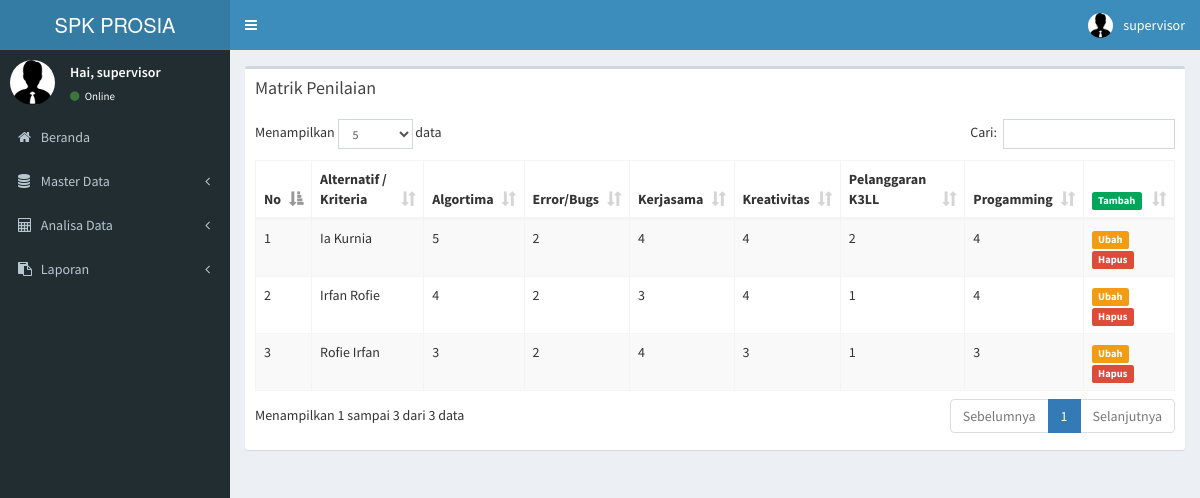
Screenshot of /spk/index.php?menu=pnl (signed in) with the database file from the repository.
### tables this page shows
CREATE TABLE `t_kriteria` (
  `id_kriteria` int(11) NOT NULL,
  `nama` varchar(50) NOT NULL,
  `atribut` char(1) NOT NULL,
  `status` char(1) NOT NULL DEFAULT 'Y'
);

CREATE TABLE `t_karyawan` (
  `nik` varchar(15) NOT NULL,
  `nama` varchar(50) NOT NULL,
  `jabatan` varchar(50) NOT NULL,
  `tgl_masuk` date NOT NULL,
  `no_ktp` varchar(16) NOT NULL,
  `jk` int(1) NOT NULL,
  `tempat` varchar(25) NOT NULL,
  `tgl_lahir` date NOT NULL,
  `alamat` text NOT NULL,
  `no_tlp` varchar(12) NOT NULL,
  `status` char(1) NOT NULL DEFAULT 'Y'
);

CREATE TABLE `t_nilai` (
  `id_nilai` int(11) NOT NULL,
  `nik` varchar(15) NOT NULL,
  `id_kriteria` int(11) NOT NULL,
  `id_standar` int(11) NOT NULL,
  `status` char(1) NOT NULL DEFAULT 'Y'
);

CREATE TABLE `t_standar` (
  `id_standar` int(11) NOT NULL,
  `standar` varchar(50) NOT NULL,
  `nilai` int(11) NOT NULL,
  `status` char(1) NOT NULL DEFAULT 'Y'
);

### spk/module/matrik.php (the view, shortened to what this page needs)
<section class="content">
    <div class="row">
        <div class="col-xs-12">
        </div>
    </div>
    <div class="row">
        <div class="col-xs-12">
            <div class="box">
                <div class="box-header">
                    <h3 class="box-title">Matrik Penilaian</h3>
                </div>
                <div class="box-body">
                    <table id="example1" class="table table-bordered table-striped">
                        <thead>
                            <tr>
                                <th>No</th>
                                <th>Alternatif / Kriteria</th>
                                <?php
                                $krt = mysql_query("SELECT k.* FROM t_kriteria k WHERE k.status='Y' and k.id_kriteria IN(select DISTINCT(n.id_kriteria) from t_nilai n WHERE status='Y') ORDER BY nama");
                                while ($grd = mysql_fetch_array($krt)) {
                                    echo '<th>' . $grd['nama'] . '</th>';
                                } ?>
                                <?php if ($_SESSION['level'] == "Supervisor") { ?>
                                <th><a href="#modal-default-1" data-toggle="modal" class="add-pnl" id="0"><span class="label label-success">Tambah</span></a></th>
                                <?php } ?>
                            </tr>
                        </thead>
                        <tbody>
                            <?php
                            $no = 1;
                            $sql = mysql_query("SELECT k.* FROM t_karyawan k, t_nilai n "
                                    . "WHERE k.nik = n.nik and k.status='Y' and n.status='Y' "
                                    . "GROUP BY n.nik ORDER BY k.nama");
                            while ($row = mysql_fetch_array($sql)) {
                                ?>
                                <tr>
                                    <td><?php echo $no++; ?></td>
                                    <td><?php echo $row['nama']; ?></td>
                                    <?php $y = mysql_query("select n.*,s.*,k.* from t_nilai n, t_standar s, t_kriteria k "
                                            . "where n.id_standar=s.id_standar and n.id_kriteria=k.id_kriteria and "
                                            . "n.nik='".$row['nik']."' and n.status='Y' and s.status='Y' and k.status='Y' "
                                            . "order by k.nama");
                                        while ($yy = mysql_fetch_array($y)){
                                             echo '<td>'.$yy['nilai'].'</td>';
                                        }
                                    ?>
                                    <?php if ($_SESSION['level'] == "Supervisor") { ?>
                                    <td>
                                        <a href="#modal-default-1" data-toggle="modal" class="edit-pnl" id="<?php echo $row['nik']; ?>"><span class="label label-warning">Ubah</span></a>
                                        <a href="#" onclick="yes('../spk/proses/p_standar.php?act=delete&id=<?php echo $row['id_standar']?>')"> <span class="label label-danger">Hapus</span></a>
                                    </td>
                                    <?php } ?>
                                </tr>
                            <?php } ?>
                        </tbody>
                    </table>
                </div>
            </div>
        </div>
    </div>
</section>

### rows the page displays
t_kriteria: nama "Algortima"
t_kriteria: nama "Error/Bugs"
t_kriteria: nama "Kerjasama"
t_kriteria: nama "Kreativitas"
t_kriteria: nama "Pelanggaran K3LL"
t_kriteria: nama "Progamming"
t_karyawan: nama "Ia Kurnia"
t_nilai: id_standar.nilai "5"
t_nilai: id_standar.nilai "2"
t_nilai: id_standar.nilai "4"
t_nilai: id_standar.nilai "4"
t_nilai: id_standar.nilai "2"
t_nilai: id_standar.nilai "4"
t_karyawan: nama "Irfan Rofie"
t_nilai: id_standar.nilai "4"
t_nilai: id_standar.nilai "2"
t_nilai: id_standar.nilai "3"
t_nilai: id_standar.nilai "4"
t_nilai: id_standar.nilai "1"
t_nilai: id_standar.nilai "4"
t_karyawan: nama "Rofie Irfan"
t_nilai: id_standar.nilai "3"
t_nilai: id_standar.nilai "2"
t_nilai: id_standar.nilai "4"
t_nilai: id_standar.nilai "3"
t_nilai: id_standar.nilai "1"
t_nilai: id_standar.nilai "3"

### other values shown
$_SESSION['username'] "supervisor"
